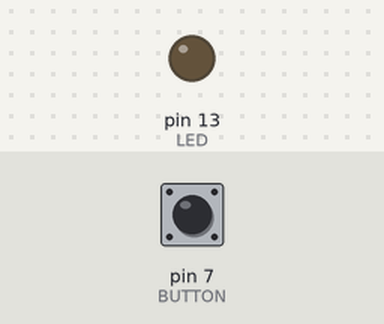
The sketch below on a simulated Arduino Uno, built with avr-gcc and run on an emulated ATmega328P. Parts: output pins drawn as LEDs (lit = HIGH). The test bench sets the inputs (shaded band); at power-on: pin 7 (BUTTON) LOW.

Above: at 1.2 s.
1.3 s: pin 7 (BUTTON) pulled HIGH for 0.15 s
At 2.3 s:
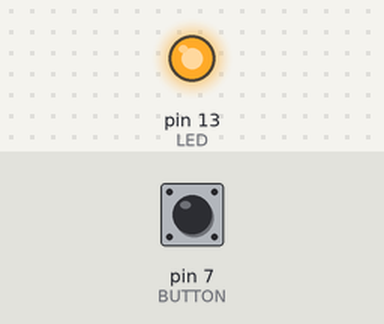
2.9 s: pin 7 (BUTTON) pulled HIGH for 1 s
At 3.5 s:
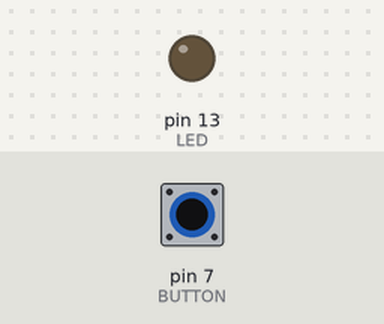
5.4 s: pin 7 (BUTTON) pulled HIGH for 3.2 s
At 6.6 s:
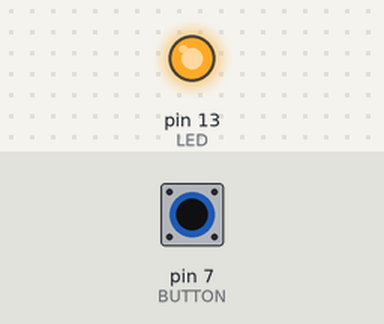
Timing chart, 0 to 8.4 s (numbered marks = the images above; inputs shaded):
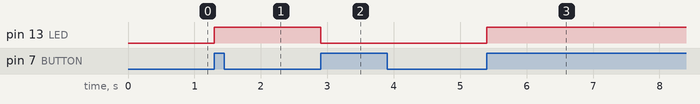

Measured:
- after the input at 1.3 s, pin 13 (LED): LOW → HIGH at once
- after the input at 2.9 s, pin 13 (LED): HIGH → LOW at once
- after the input at 5.4 s, pin 13 (LED): LOW → HIGH at once

The sketch:

bttnBlinkLED.ino
```cpp
/*  With a push on the button the LED will turn on/off,
 *  holding it's current state until the button is pressed again
 */

#define LED 13
#define BUTTON 7

bool isLEDOn = false;
bool val, old_val = false;

void setup () {
  pinMode(LED,OUTPUT);
  pinMode(BUTTON, INPUT);
}

void loop (){
  val = digitalRead(BUTTON);

  if(val && !old_val) {
    isLEDOn = !isLEDOn;
  }

  old_val = val;
  switchLED(isLEDOn);
}

void switchLED(bool LED_state){
  digitalWrite(LED, LED_state ? HIGH : LOW);
}
```
